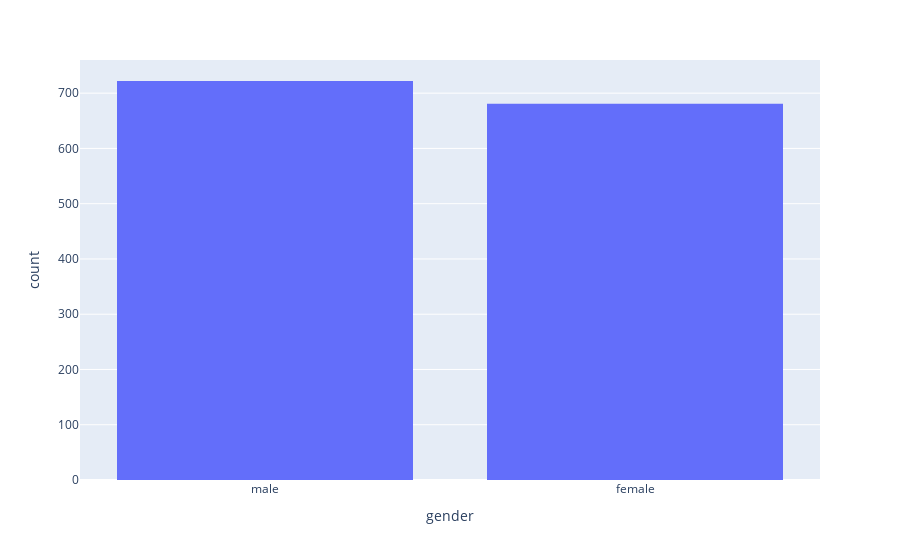

Source (notebook cell):
### Markdown cell above
### Male vs female counts in data

### Code cell
fig = px.histogram(agg, x = 'gender')
fig.show()

### Figure 1 — Plotly figure (JSON) as saved in the notebook; plotly's stock layout.template omitted (floating-point values rounded to 4 significant figures; data arrays with more than 128 entries replaced by an {"elided": "..."} marker saying what was removed)
{"data": [{"alignmentgroup": "True", "bingroup": "x", "hovertemplate": "gender=%{x}<br>count=%{y}<extra></extra>", "legendgroup": "", "marker": {"color": "#636efa", "pattern": {"shape": ""}}, "name": "", "offsetgroup": "", "orientation": "v", "showlegend": false, "type": "histogram", "x": {"elided": "1403 str values"}, "xaxis": "x", "yaxis": "y"}], "layout": {"barmode": "relative", "legend": {"tracegroupgap": 0}, "margin": {"t": 60}, "xaxis": {"anchor": "y", "domain": [0, 1], "title": {"text": "gender"}}, "yaxis": {"anchor": "x", "domain": [0, 1], "title": {"text": "count"}}}}
